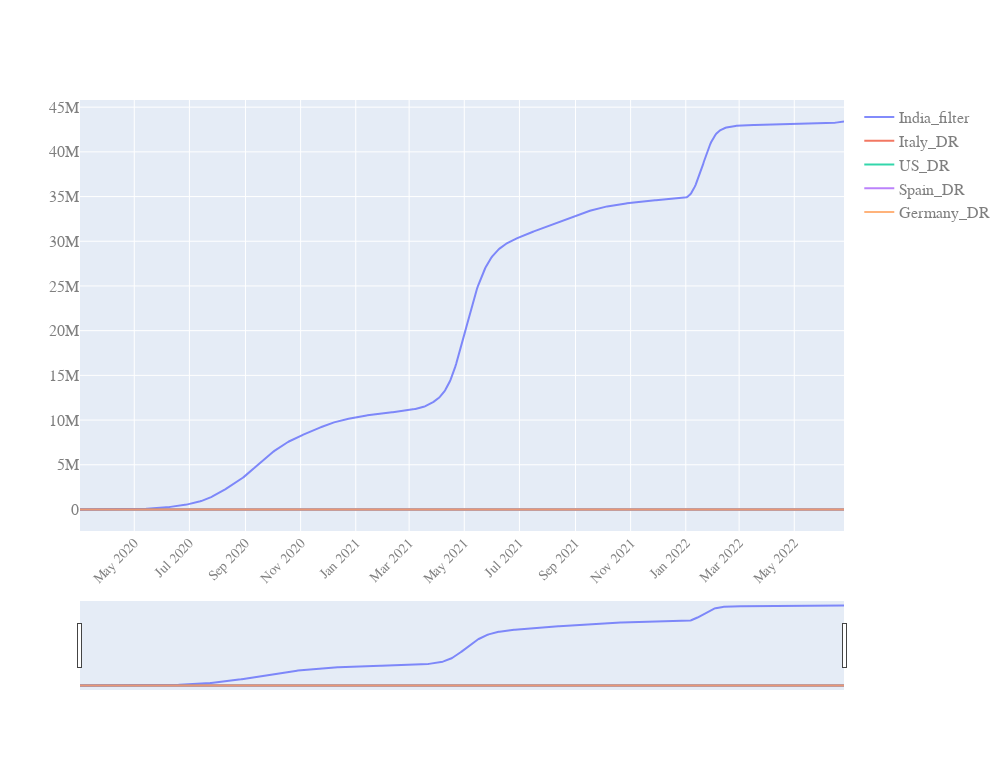

Here is the notebook cell this chart was saved with:
### Code cell
start_pos = 40
quick_plot(df_analyse.date[start_pos:],
          df_analyse.iloc[start_pos:, [10,11,12,13,14]],
          y_scale = 'linear',
          slider = True)

### Figure 1 — Plotly figure (JSON) as saved in the notebook; plotly's stock layout.template omitted (floating-point values rounded to 4 significant figures; data arrays with more than 128 entries replaced by an {"elided": "..."} marker saying what was removed)
{"data": [{"name": "India_filter", "opacity": 0.8, "type": "scatter", "x": {"elided": "846 str values"}, "y": {"elided": "846 float values"}}, {"name": "Italy_DR", "opacity": 0.8, "type": "scatter", "x": {"elided": "846 str values"}, "y": {"elided": "846 int values"}}, {"name": "US_DR", "opacity": 0.8, "type": "scatter", "x": {"elided": "846 str values"}, "y": {"elided": "846 int values"}}, {"name": "Spain_DR", "opacity": 0.8, "type": "scatter", "x": {"elided": "846 str values"}, "y": {"elided": "846 int values"}}, {"name": "Germany_DR", "opacity": 0.8, "type": "scatter", "x": {"elided": "846 str values"}, "y": {"elided": "846 int values"}}], "layout": {"autosize": true, "font": {"color": "#7f7f7f", "family": "PT Sans, monospace", "size": 16}, "height": 770, "width": 1007, "xaxis": {"nticks": 20, "rangeslider": {"visible": true}, "tickangle": -45, "tickfont": {"color": "#7f7f7f", "size": 14}}, "yaxis": {"type": "linear"}}}
